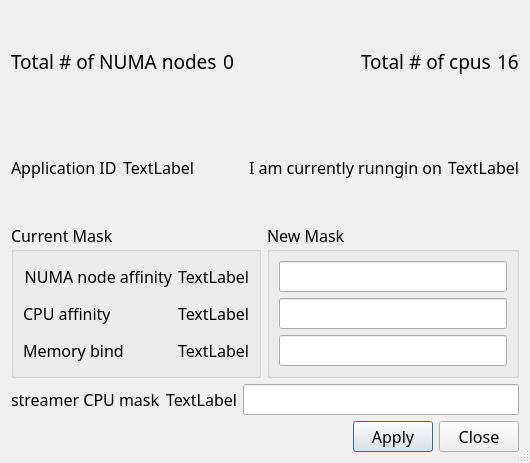
<?xml version="1.0" encoding="UTF-8"?>
<ui version="4.0">
 <class>SN_AffinityControlDialog</class>
 <widget class="QDialog" name="SN_AffinityControlDialog">
  <property name="geometry">
   <rect>
    <x>0</x>
    <y>0</y>
    <width>530</width>
    <height>463</height>
   </rect>
  </property>
  <property name="sizePolicy">
   <sizepolicy hsizetype="Expanding" vsizetype="Expanding">
    <horstretch>0</horstretch>
    <verstretch>0</verstretch>
   </sizepolicy>
  </property>
  <property name="font">
   <font>
    <family>Sans Serif</family>
    <pointsize>12</pointsize>
   </font>
  </property>
  <property name="windowTitle">
   <string>Dialog</string>
  </property>
  <property name="sizeGripEnabled">
   <bool>true</bool>
  </property>
  <layout class="QVBoxLayout" name="verticalLayout_3">
   <item>
    <layout class="QHBoxLayout" name="horizontalLayout_5">
     <item>
      <widget class="QLabel" name="label_5">
       <property name="font">
        <font>
         <pointsize>14</pointsize>
        </font>
       </property>
       <property name="text">
        <string>Total # of NUMA nodes</string>
       </property>
      </widget>
     </item>
     <item>
      <widget class="QLabel" name="numNodesLabel">
       <property name="font">
        <font>
         <pointsize>14</pointsize>
        </font>
       </property>
       <property name="text">
        <string>0</string>
       </property>
      </widget>
     </item>
     <item>
      <spacer name="horizontalSpacer_3">
       <property name="orientation">
        <enum>Qt::Horizontal</enum>
       </property>
       <property name="sizeHint" stdset="0">
        <size>
         <width>40</width>
         <height>20</height>
        </size>
       </property>
      </spacer>
     </item>
     <item>
      <widget class="QLabel" name="label_6">
       <property name="font">
        <font>
         <pointsize>14</pointsize>
        </font>
       </property>
       <property name="text">
        <string>Total # of cpus</string>
       </property>
      </widget>
     </item>
     <item>
      <widget class="QLabel" name="numCpuLabel">
       <property name="font">
        <font>
         <pointsize>14</pointsize>
        </font>
       </property>
       <property name="text">
        <string>16</string>
       </property>
      </widget>
     </item>
    </layout>
   </item>
   <item>
    <layout class="QHBoxLayout" name="horizontalLayout_4">
     <item>
      <widget class="QLabel" name="label">
       <property name="text">
        <string>Application ID</string>
       </property>
      </widget>
     </item>
     <item>
      <widget class="QLabel" name="appidLabel">
       <property name="text">
        <string>TextLabel</string>
       </property>
      </widget>
     </item>
     <item>
      <spacer name="horizontalSpacer_2">
       <property name="orientation">
        <enum>Qt::Horizontal</enum>
       </property>
       <property name="sizeHint" stdset="0">
        <size>
         <width>40</width>
         <height>20</height>
        </size>
       </property>
      </spacer>
     </item>
     <item>
      <widget class="QLabel" name="label_7">
       <property name="text">
        <string>I am currently runngin on</string>
       </property>
      </widget>
     </item>
     <item>
      <widget class="QLabel" name="cpuOfMineLabel">
       <property name="text">
        <string>TextLabel</string>
       </property>
      </widget>
     </item>
    </layout>
   </item>
   <item>
    <layout class="QHBoxLayout" name="horizontalLayout_8">
     <item>
      <widget class="QGroupBox" name="groupBox">
       <property name="sizePolicy">
        <sizepolicy hsizetype="Preferred" vsizetype="Preferred">
         <horstretch>0</horstretch>
         <verstretch>0</verstretch>
        </sizepolicy>
       </property>
       <property name="title">
        <string>Current Mask</string>
       </property>
       <layout class="QVBoxLayout" name="verticalLayout">
        <item>
         <layout class="QHBoxLayout" name="horizontalLayout_7">
          <item>
           <widget class="QLabel" name="label_2">
            <property name="text">
             <string>NUMA node affinity</string>
            </property>
            <property name="alignment">
             <set>Qt::AlignRight|Qt::AlignTrailing|Qt::AlignVCenter</set>
            </property>
           </widget>
          </item>
          <item>
           <widget class="QLabel" name="nodeAffinityLabel">
            <property name="text">
             <string>TextLabel</string>
            </property>
           </widget>
          </item>
         </layout>
        </item>
        <item>
         <layout class="QHBoxLayout" name="horizontalLayout_6">
          <item>
           <widget class="QLabel" name="label_4">
            <property name="text">
             <string>CPU affinity</string>
            </property>
            <property name="alignment">
             <set>Qt::AlignLeading|Qt::AlignLeft|Qt::AlignVCenter</set>
            </property>
           </widget>
          </item>
          <item>
           <widget class="QLabel" name="cpuAffinityLabel">
            <property name="text">
             <string>TextLabel</string>
            </property>
            <property name="alignment">
             <set>Qt::AlignRight|Qt::AlignTrailing|Qt::AlignVCenter</set>
            </property>
           </widget>
          </item>
         </layout>
        </item>
        <item>
         <layout class="QHBoxLayout" name="horizontalLayout">
          <item>
           <widget class="QLabel" name="label_3">
            <property name="text">
             <string>Memory bind</string>
            </property>
            <property name="alignment">
             <set>Qt::AlignLeading|Qt::AlignLeft|Qt::AlignVCenter</set>
            </property>
           </widget>
          </item>
          <item>
           <widget class="QLabel" name="membindLabel">
            <property name="text">
             <string>TextLabel</string>
            </property>
            <property name="alignment">
             <set>Qt::AlignRight|Qt::AlignTrailing|Qt::AlignVCenter</set>
            </property>
           </widget>
          </item>
         </layout>
        </item>
       </layout>
      </widget>
     </item>
     <item>
      <widget class="QGroupBox" name="groupBox_2">
       <property name="sizePolicy">
        <sizepolicy hsizetype="Expanding" vsizetype="Preferred">
         <horstretch>0</horstretch>
         <verstretch>0</verstretch>
        </sizepolicy>
       </property>
       <property name="title">
        <string>New Mask</string>
       </property>
       <layout class="QVBoxLayout" name="verticalLayout_2">
        <item>
         <widget class="QLineEdit" name="newNodeAffinity">
          <property name="sizePolicy">
           <sizepolicy hsizetype="Expanding" vsizetype="Preferred">
            <horstretch>0</horstretch>
            <verstretch>0</verstretch>
           </sizepolicy>
          </property>
         </widget>
        </item>
        <item>
         <widget class="QLineEdit" name="newCpuAffinity">
          <property name="sizePolicy">
           <sizepolicy hsizetype="Expanding" vsizetype="Preferred">
            <horstretch>0</horstretch>
            <verstretch>0</verstretch>
           </sizepolicy>
          </property>
         </widget>
        </item>
        <item>
         <widget class="QLineEdit" name="newMembind">
          <property name="sizePolicy">
           <sizepolicy hsizetype="Expanding" vsizetype="Preferred">
            <horstretch>0</horstretch>
            <verstretch>0</verstretch>
           </sizepolicy>
          </property>
         </widget>
        </item>
       </layout>
      </widget>
     </item>
    </layout>
   </item>
   <item>
    <layout class="QHBoxLayout" name="horizontalLayout_2">
     <item>
      <widget class="QLabel" name="label_8">
       <property name="text">
        <string>streamer CPU mask</string>
       </property>
      </widget>
     </item>
     <item>
      <widget class="QLabel" name="streamerCpuMaskLabel">
       <property name="text">
        <string>TextLabel</string>
       </property>
      </widget>
     </item>
     <item>
      <widget class="QLineEdit" name="streamerCpuMaskLineEdit">
       <property name="sizePolicy">
        <sizepolicy hsizetype="Expanding" vsizetype="Fixed">
         <horstretch>0</horstretch>
         <verstretch>0</verstretch>
        </sizepolicy>
       </property>
      </widget>
     </item>
    </layout>
   </item>
   <item>
    <layout class="QHBoxLayout" name="horizontalLayout_3">
     <item>
      <spacer name="horizontalSpacer">
       <property name="orientation">
        <enum>Qt::Horizontal</enum>
       </property>
       <property name="sizeHint" stdset="0">
        <size>
         <width>40</width>
         <height>20</height>
        </size>
       </property>
      </spacer>
     </item>
     <item>
      <widget class="QPushButton" name="applyButton">
       <property name="text">
        <string>Apply</string>
       </property>
      </widget>
     </item>
     <item>
      <widget class="QPushButton" name="closeButton">
       <property name="text">
        <string>Close</string>
       </property>
      </widget>
     </item>
    </layout>
   </item>
  </layout>
 </widget>
 <tabstops>
  <tabstop>newNodeAffinity</tabstop>
  <tabstop>newCpuAffinity</tabstop>
  <tabstop>newMembind</tabstop>
  <tabstop>streamerCpuMaskLineEdit</tabstop>
  <tabstop>applyButton</tabstop>
  <tabstop>closeButton</tabstop>
 </tabstops>
 <resources/>
 <connections/>
</ui>
